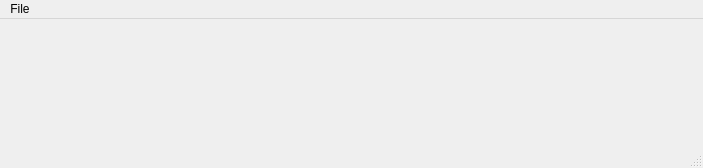
<?xml version="1.0" encoding="UTF-8"?>
<ui version="4.0">
 <class>RoboMainWnd</class>
 <widget class="QMainWindow" name="RoboMainWnd">
  <property name="geometry">
   <rect>
    <x>0</x>
    <y>0</y>
    <width>703</width>
    <height>168</height>
   </rect>
  </property>
  <property name="windowTitle">
   <string>RoboPy</string>
  </property>
  <widget class="QWidget" name="centralwidget"/>
  <widget class="QMenuBar" name="menubar">
   <property name="geometry">
    <rect>
     <x>0</x>
     <y>0</y>
     <width>703</width>
     <height>20</height>
    </rect>
   </property>
   <widget class="QMenu" name="menuFile">
    <property name="title">
     <string>File</string>
    </property>
    <widget class="QMenu" name="menuLoad">
     <property name="title">
      <string>Load</string>
     </property>
     <addaction name="roboActionOpen"/>
     <addaction name="roboActionLoadInRam"/>
    </widget>
    <addaction name="menuLoad"/>
    <addaction name="roboActionSave"/>
    <addaction name="separator"/>
    <addaction name="actionLoad_Sequentially"/>
    <addaction name="actionOpen_Next"/>
   </widget>
   <addaction name="menuFile"/>
  </widget>
  <widget class="QStatusBar" name="statusbar"/>
  <action name="roboActionSave">
   <property name="text">
    <string>Save</string>
   </property>
  </action>
  <action name="roboActionOpen_2">
   <property name="text">
    <string>Read from disk</string>
   </property>
  </action>
  <action name="roboActionLoadInRam">
   <property name="text">
    <string>Load in memory</string>
   </property>
  </action>
  <action name="roboActionOpen">
   <property name="text">
    <string>Read from disk</string>
   </property>
  </action>
  <action name="actionLoad_Sequentially">
   <property name="text">
    <string>Load list of Files Sequentially</string>
   </property>
  </action>
  <action name="actionOpen_Next">
   <property name="text">
    <string>Open Next</string>
   </property>
  </action>
 </widget>
 <resources/>
 <connections/>
</ui>
